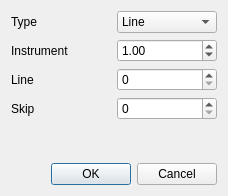
<?xml version="1.0" encoding="UTF-8"?>
<ui version="4.0">
 <class>NewBreakpointDialog</class>
 <widget class="QDialog" name="NewBreakpointDialog">
  <property name="geometry">
   <rect>
    <x>0</x>
    <y>0</y>
    <width>228</width>
    <height>196</height>
   </rect>
  </property>
  <property name="windowTitle">
   <string>Dialog</string>
  </property>
  <layout class="QVBoxLayout" name="verticalLayout">
   <item>
    <layout class="QHBoxLayout" name="horizontalLayout">
     <item>
      <widget class="QLabel" name="label">
       <property name="text">
        <string>Type</string>
       </property>
      </widget>
     </item>
     <item>
      <widget class="QComboBox" name="typeComboBox">
       <property name="currentIndex">
        <number>1</number>
       </property>
       <item>
        <property name="text">
         <string>Instrument</string>
        </property>
       </item>
       <item>
        <property name="text">
         <string>Line</string>
        </property>
       </item>
      </widget>
     </item>
    </layout>
   </item>
   <item>
    <layout class="QHBoxLayout" name="horizontalLayout_2">
     <item>
      <widget class="QLabel" name="label_2">
       <property name="text">
        <string>Instrument</string>
       </property>
      </widget>
     </item>
     <item>
      <widget class="QDoubleSpinBox" name="instrumentSpinBox">
       <property name="maximum">
        <double>9999.989999999999782</double>
       </property>
       <property name="value">
        <double>1.000000000000000</double>
       </property>
      </widget>
     </item>
    </layout>
   </item>
   <item>
    <layout class="QHBoxLayout" name="horizontalLayout_3">
     <item>
      <widget class="QLabel" name="label_3">
       <property name="text">
        <string>Line</string>
       </property>
      </widget>
     </item>
     <item>
      <widget class="QSpinBox" name="lineSpinBox"/>
     </item>
    </layout>
   </item>
   <item>
    <layout class="QHBoxLayout" name="horizontalLayout_4">
     <item>
      <widget class="QLabel" name="label_4">
       <property name="text">
        <string>Skip</string>
       </property>
      </widget>
     </item>
     <item>
      <widget class="QSpinBox" name="skipSpinBox"/>
     </item>
    </layout>
   </item>
   <item>
    <spacer name="verticalSpacer">
     <property name="orientation">
      <enum>Qt::Vertical</enum>
     </property>
     <property name="sizeHint" stdset="0">
      <size>
       <width>20</width>
       <height>40</height>
      </size>
     </property>
    </spacer>
   </item>
   <item>
    <widget class="QDialogButtonBox" name="buttonBox">
     <property name="orientation">
      <enum>Qt::Horizontal</enum>
     </property>
     <property name="standardButtons">
      <set>QDialogButtonBox::Cancel|QDialogButtonBox::Ok</set>
     </property>
    </widget>
   </item>
  </layout>
 </widget>
 <resources/>
 <connections>
  <connection>
   <sender>buttonBox</sender>
   <signal>accepted()</signal>
   <receiver>NewBreakpointDialog</receiver>
   <slot>accept()</slot>
   <hints>
    <hint type="sourcelabel">
     <x>248</x>
     <y>254</y>
    </hint>
    <hint type="destinationlabel">
     <x>157</x>
     <y>274</y>
    </hint>
   </hints>
  </connection>
  <connection>
   <sender>buttonBox</sender>
   <signal>rejected()</signal>
   <receiver>NewBreakpointDialog</receiver>
   <slot>reject()</slot>
   <hints>
    <hint type="sourcelabel">
     <x>316</x>
     <y>260</y>
    </hint>
    <hint type="destinationlabel">
     <x>286</x>
     <y>274</y>
    </hint>
   </hints>
  </connection>
 </connections>
</ui>
